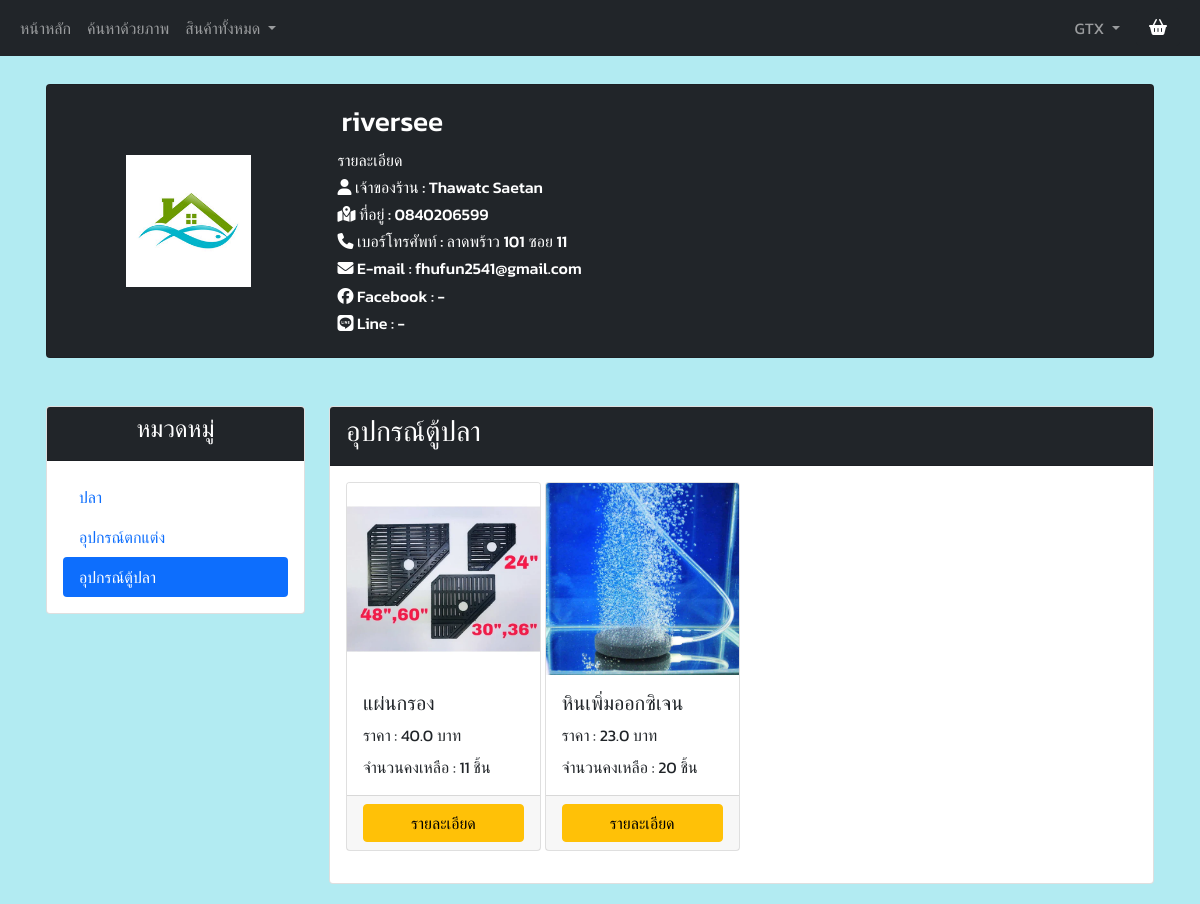
The page /shop_tool/GTX (signed in) on the database its author committed.
### tables this page shows
CREATE TABLE "seller" (
	"seller_ID"	TEXT,
	"seller_Firstname"	TEXT,
	"seller_Lastname"	TEXT,
	"seller_Email"	TEXT,
	"seller_Telephone"	TEXT,
	"seller_Address"	TEXT,
	"seller_Line"	TEXT,
	"seller_Facebook"	TEXT,
	"seller_Password"	TEXT,
	"seller_Storename"	TEXT,
	"seller_pic"	TEXT,
	"seller_status"	TEXT,
	"seller_status_color"	TEXT,
	PRIMARY KEY("seller_ID")
);

CREATE TABLE "tool_product" (
	"tool_ID"	INTEGER NOT NULL,
	"tool_Name"	TEXT NOT NULL,
	"tool_Price"	REAL NOT NULL,
	"tool_Amount"	INTEGER NOT NULL,
	"tool_Description"	TEXT,
	"tool_Images"	TEXT NOT NULL,
	"tool_Owner"	TEXT NOT NULL,
	"time"	TEXT,
	PRIMARY KEY("tool_ID" AUTOINCREMENT)
);

### app.py (the view, shortened to what this page needs)
@app.route("/shop_tool/<string:id_data>", methods=["GET", "POST"])
def shop_tool(id_data):
    SellerID = id_data
    if session.get("user",None) is not None:
        if session.get("role") == 'seller':
            with sqlite3.connect("mydata.db") as connect:
                cur = connect.cursor()
                cur.execute("select * from seller where seller_id = ?",[SellerID])
                seller = cur.fetchall()
                cur.execute("select count(*) from tool_product where tool_Owner = ?",[SellerID])
                tool_total = cur.fetchone()[0]
                page, per_page, offset = get_page_args(page_parameter='page')
                per_page = 12
                if offset != 0:
                    offset = offset + 2
                sql = "SELECT * FROM tool_product where tool_Owner = ? ORDER BY time desc LIMIT ? OFFSET ?"
                val = [SellerID,per_page, offset]
                cur.execute(sql,val)
                toolproduct_data = cur.fetchall()
                tool_pagination = Pagination(
                    page=page,
                    per_page=per_page,
                    total=tool_total,
                    css_framework='bootstrap4'
                )
                return render_template(
                    "shop_tool_seller.html",
                    tool_pagination=tool_pagination,
                    seller_shop=seller[0],
                    toolproduct_data=toolproduct_data,
                    seller = session['user']
                )

### templates/shop_tool_seller.html (shortened to what this page needs)
{% extends "header_seller.html" %} {% block content %}
<div class="container p-1 my-0">
</div>
<head>
    <link rel="stylesheet" type="text/css" href="{{ url_for('static',filename='css/styles.css') }}">
</head>
<div class="container p-3 my-1">
    <div class="row g-5">
        <div class="col-12 ">
            <div class="card bg-dark">
                <div class="card-body">
                    <div class="row">
                        <div class="col-md-3 align-self-center">
                            <img src="../{{seller_shop[10]}}" style="width: 50%; height:50; display: block; margin-left: auto; margin-right: auto;">
                        </div>
                        <div class="col-md-7">
                            <h3 style="color: white;" class="p-1">{{seller_shop[9]}}</h3>
                            <h6>รายละเอียด</h6>
                            <h6><i class="fas fa-user"></i> เจ้าของร้าน : {{seller_shop[1]}} {{seller_shop[2]}}</h6>
                            <h6><i class="fas fa-map-marked-alt"></i> ที่อยู่ : {{seller_shop[5]}}</h6>
                            <h6><i class="fas fa-phone"></i> เบอร์โทรศัพท์ : {{seller_shop[4]}}</h6>
                            <h6><i class="fas fa-envelope"></i> E-mail : {{seller_shop[3]}}</h6>
                            <h6><i class="fab fa-facebook"></i> Facebook : {{seller_shop[7]}}</h6>
                            <h6><i class="fab fa-line"></i> Line : {{seller_shop[6]}}</h6>
                        </div>
                    </div>
                </div>
            </div>
        </div>
        <div class="col-12">
            <div class="row gx-4 gy-1">
                <div class="col-xs-12 col-md-3">
                    <div class="card">
                        <div class="card-header bg-dark">
                            <h4 style="color: white;" class="text-center">หมวดหมู่</h4>
                        </div>
                        <div class="card-body">
                            <ul class="nav flex-column nav-pills" id="v-pills-tab" role="tablist" aria-orientation="vertical">
                                <li class="nav-item">
                                    <a class="nav-link" type="button" href="/shop_fish/{{seller_shop[0]}}" id="shop-fish-tab">ปลา</a>
                                </li>
                                <li class="nav-item">
                                    <a class="nav-link" type="button" href="/shop_accessories/{{seller_shop[0]}}" id="shop-decoration-tab">อุปกรณ์ตกแต่ง</a>
                                </li>
                                <li class="nav-item">
                                    <a class="nav-link active" type="button" href="/shop_tool/{{seller_shop[0]}}" id="shop-tool-tab">อุปกรณ์ตู้ปลา</a>
                                </li>
                            </ul>
                        </div>
                    </div>
                </div>
                <div class="col-xs-12 col-sm-12 col-md-9">
                    <div>
                        <div class="tab-pane fade show active" id="shop-fish" role="tabpanel" aria-labelledby="shop-fish-tab">
                            <div class="card">
                                <div class="card-header bg-dark">
                                    <h3>อุปกรณ์ตู้ปลา</h3>
                                </div>
                                <div class="card-body">
                                    <div class="row g-1">
                                        {%for row in toolproduct_data %}
                                        <div class="col-xs-3 col-sm-3 col-md-3 mb-3">
                                            <div class="card h-100">
                                                <img src="../{{row.5}}" class="card-img-top">
                                                <div class="card-body">
                                                    <h5 class="card-title">{{row.1}}</h5>
                                                    <p class="card-text">ราคา : {{row.2}} บาท</p>
                                                    <p class="card-text">จำนวนคงเหลือ : {{row.3}} ชิ้น</p>
                                                </div>
                                                <div class="card-footer">
                                                    <div class="d-grid gap-2">
                                                        <button type="button" data-bs-toggle="modal" data-bs-target="#fishdetail{{row.0}}" class="btn btn-warning">รายละเอียด</button>
                                                    </div>
                                                </div>
                                            </div>
                                        </div>
                                        {%endfor%} {{tool_pagination.links}}
                                    </div>
                                </div>
                            </div>
                        </div>
                    </div>
                </div>
            </div>
        </div>
    </div>
</div>
{% endblock %}

### static/css/styles.css (style rules this page uses)
p { margin-bottom: 0.5rem; }
h6 { color: white; }
h3 { color: white; }
a, p, h1, h2, h3, h4, h5, h6, .btn, label, .col-form-label, span, input, textarea, table { font-family: 'Kanit', sans-serif; }

### rows shown on the page
seller: seller_Storename "riversee", seller_Firstname "Thawatc", seller_Lastname "Saetan", seller_Address "0840206599", seller_Telephone "ลาดพร้าว 101 ซอย 11", seller_Email "fhufun2541@gmail.com", seller_Facebook "-", seller_Line "-"
tool_product: shows a picture, tool_Name "แผ่นกรอง", tool_Price "40.0", tool_Amount "11"
tool_product: shows a picture, tool_Name "หินเพิ่มออกซิเจน", tool_Price "23.0", tool_Amount "20"

### other values the page prints
{{ seller }} "GTX"
